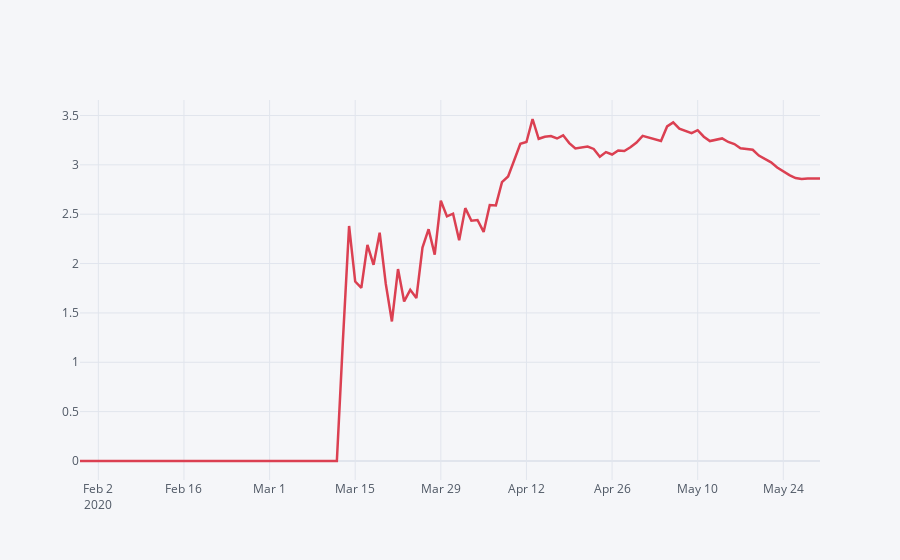

Notebook cell for this chart:
### Markdown cell above
<a id='section411'></a>
### 4.11 What is the average death rate in India and how has it fluctuated over time?

### Code cell
df_sum['Death %'].iplot(width=2.5,color='red')
